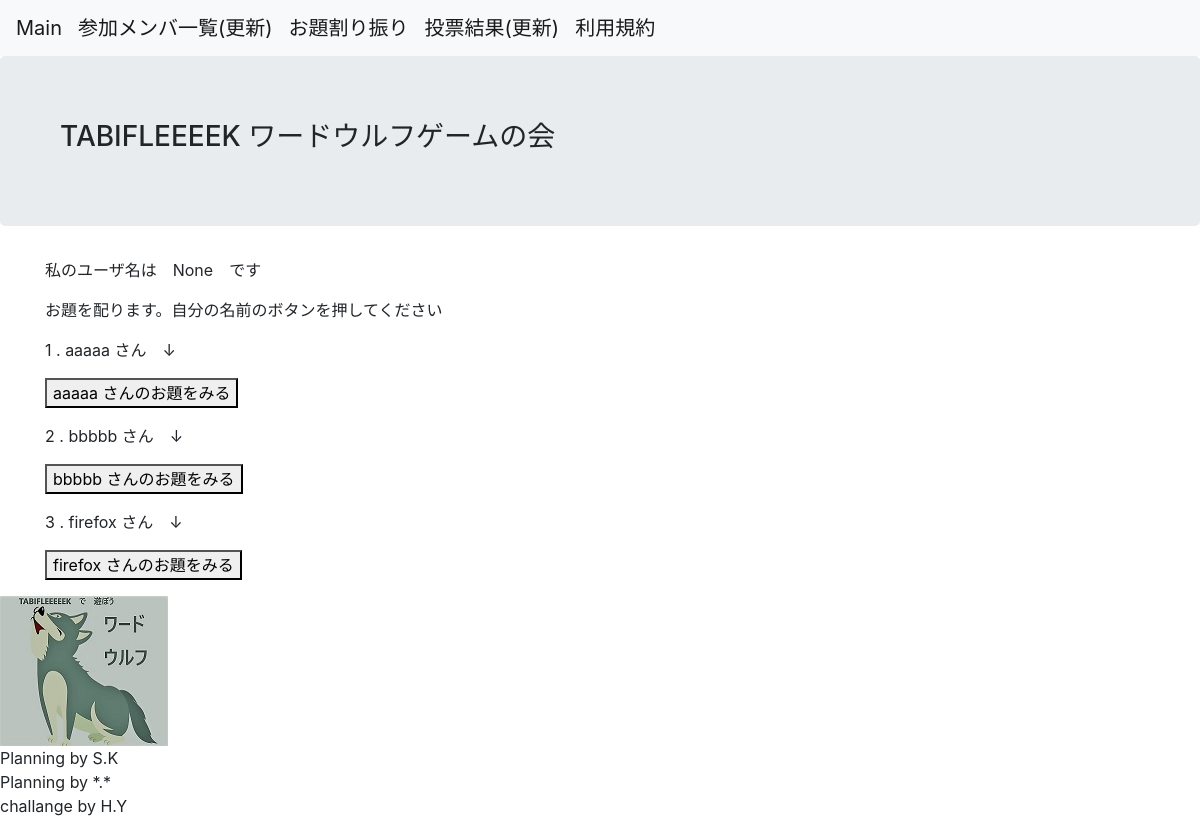
The page /memberlist_prepare on the database its author committed.
### app.py (models this page shows, shortened)
class MemberList(db.Model):
    __tablename__ = 'players'
    id = db.Column(db.Integer, primary_key=True)
    username = db.Column(db.Text, nullable=False)
    comment = db.Column(db.String(128), nullable=False)
    vote_num = db.Column(db.Integer, nullable=False)
    ulf_flg = db.Column(db.Integer, nullable=False)
    to_vote = db.Column(db.Integer, nullable=False)
    to_vote2 = db.Column(db.Integer, nullable=False)

### app.py (the view)
@app.route('/memberlist_prepare')
def memberlist_prepare():
    myname = session.get('username')
    MemberList_DB = db.session.query(MemberList).all()
    OtherVari = db2.session.query(OtherVar).all()
    if myname is None:
        print("ユーザ名がNoneになってしまっています")
        flg_none = '1'
    else:
        flg_none = '0'
    if len(OtherVari) == 0:
        print("まだ親の人が開始ボタンを教えていません")
        return redirect(url_for('load_member_list'))
    else:
        return render_template('member_list_prepare.html',MemberList_DB = MemberList_DB,myname = myname,flg_none = flg_none)

### templates/member_list_prepare.html (shortened to what this page needs)
{% extends 'base.html' %}
{% block content %}
<p> 私のユーザ名は　{{myname}}　です</p>
<p>お題を配ります。自分の名前のボタンを押してください</p>
{% for member in MemberList_DB %}
    {% if flg_none == '1' %}
    <p>
         {{ loop.index }} .  {{ member.username }}  さん　↓
                <form action="/odaihaishin" method="POST">
                <button type = "submit" name = "action" value = {{ loop.index }} > {{ member.username }} さんのお題をみる</button>
                </form>
    </p>
    {% endif %}
{% endfor %}
{% endblock %}

### rows shown on the page
MemberList: username "aaaaa"
MemberList: username "bbbbb"
MemberList: username "firefox"

### other values the page prints
{{ myname }} "None"
